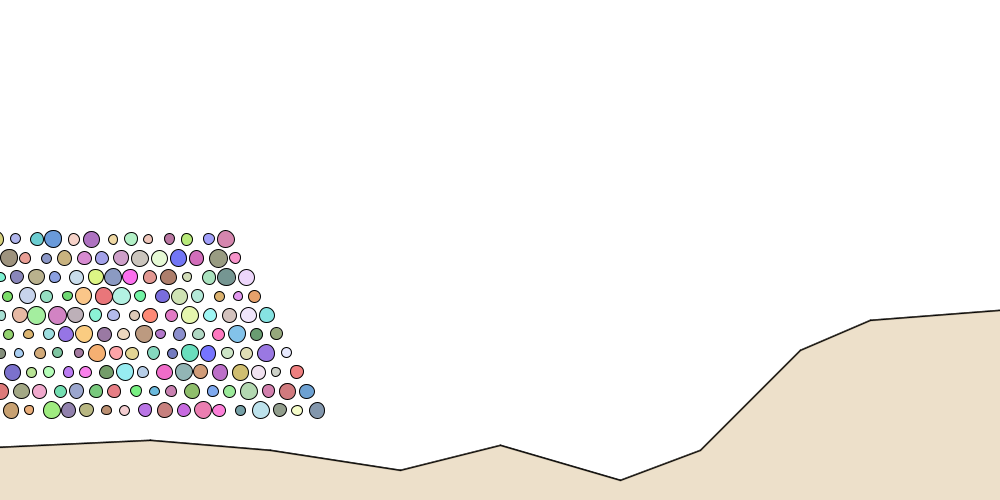
Frame 1 (no input)
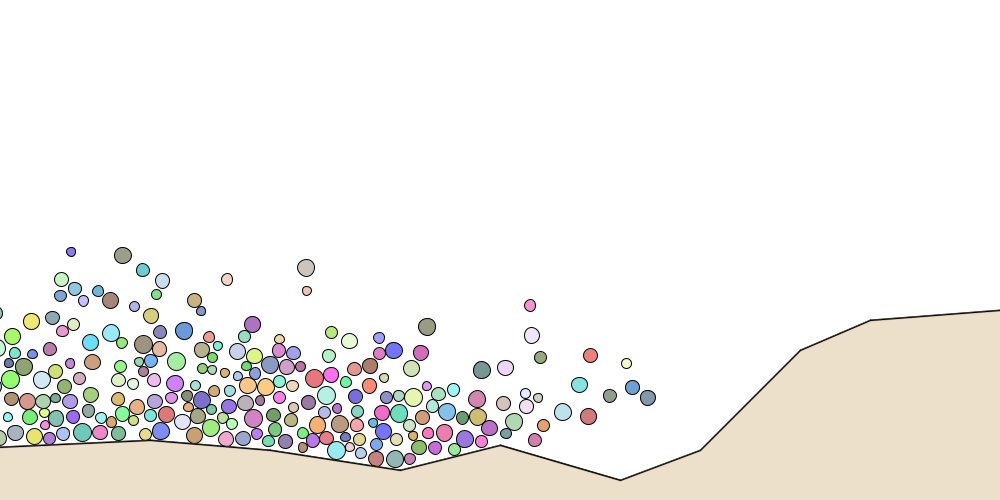
Frame 60 (the mouse pressed at the canvas centre just before this capture)
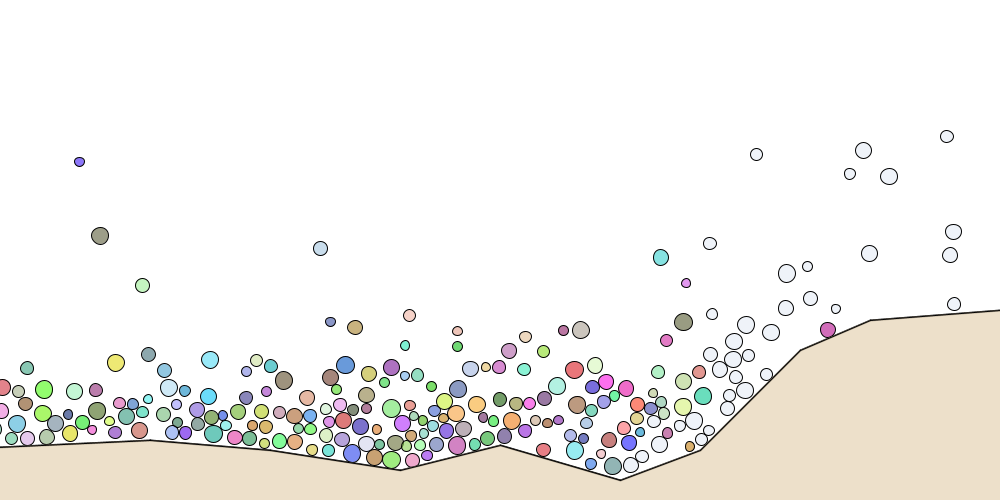
Frame 120 (the mouse held since frame 60 and released just before this capture)

The Processing sketch that drew these frames (run headless with seeded random() and noise(); from frame 60 on, the mouse is pressed at the canvas centre):

// Processing sketch: mySketch
// ── mySketch.pde
CollisionSystem CSystem;

void setup() {
  size(1000, 500);
  CSystem = new CollisionSystem();
}

void draw() {
  background(255);
  CSystem.run();
}
// ── Ball.pde
class Ball {
  float m;
  float d;
  PVector pos;
  PVector vel;
  PVector acc;

  PVector previousPos;
  color c;
  //추가: 동시 충돌일 때 extraTime 위치 조정시 한번만 위치 조정되도록 하기 위해
  boolean forSameCount;

  //180807 파도효과
  boolean whiteWave;

  Ball(float m_, PVector pos_, PVector vel_, color c_) {

    
    m = m_;
    d = m * 3;
    pos = pos_.get();
    vel = vel_.get();
    acc = new PVector();

    previousPos = PVector.sub(pos, vel);
    c = c_;
    //추가: 
    forSameCount = false;

    whiteWave = false;
  }

  void applyForce(PVector f) {
    acc.add(PVector.div(f, m));
  }

  void update() {
    previousPos = pos.get();
    vel.add(acc);
    pos.add(vel);
    acc.mult(0);
  }
  //180807
  void setWhiteColor() {
    c = color(227, 235, 245);
    whiteWave = true;
  }

  void display() {
    stroke(0);
    strokeWeight(1);
    fill(c, 150);
    ellipse(pos.x, pos.y, d, d);
  }

  boolean judgeCollision(Ball b) {
    float distance = PVector.dist(pos, b.pos);
    if (distance <= d/2 + b.d/2) {
      return true;
    } else {
      return false;
    }
  }
}
// ── CollisionSystem.pde
class CollisionSystem { 
  ArrayList<Object> objects;

  ArrayList<ArrayList<Object>> listCollisionTwoObjects;
  ArrayList<ArrayList<Object>> groupCollisionObjects;
  ArrayList<ArrayList<ArrayList<Object>>> finalGroup;

  //추가: 중력 적용
  PVector g;

  //추가: 충돌알고리즘의 반복 적용
  boolean repeat;
  float repeatThreshold;

  //180807 해변 땅 색칠하기
  ArrayList<PVector> ground;

  CollisionSystem() {
    g = new PVector(0, 0.1);

    //180807 해변 땅 색칠하기
    ground = new ArrayList<PVector>();

    initiateObject();

    listCollisionTwoObjects = new ArrayList<ArrayList<Object>>();
    groupCollisionObjects = new ArrayList<ArrayList<Object>>();
    finalGroup = new ArrayList<ArrayList<ArrayList<Object>>>();

    repeat = true;
    //충돌 개수가 repeatThreshold보다 작으면 충돌 알고리즘 반복을 마친다.
    repeatThreshold = 5;
  }

  void initiateObject() {
    objects = new ArrayList<Object>();
    //공 생성
    generateBalls1();
    generateLines();
  }

  void generateBalls1() {
    for (int i = 0; i < 28; i++) {
      for (int j = 0; j < 10; j++) {
        float mass = random(3, 6);
        color waterColor = color(random(255), random(255), random(255));
        objects.add(new Object(mass, new PVector(-200 - (10*j) +(19*i), height-90 - (19*j)), new PVector(random(1, 5), random(-0.3, 0.3)), waterColor));
      }
    }
  }

  void generateBalls2() {
    for (int i = 0; i < 23; i++) {
      for (int j = 0; j < 10; j++) {
        float mass = random(3, 6);
        color waterColor = color(random(255), random(255), random(255));
        objects.add(new Object(mass, new PVector(-500 - (10*j) + (19*i), height-130 - (19*j)), new PVector(random(2, 5), random(-0.7, 0.7)), waterColor));
      }
    }
  }
  
  void generateLines() {
    //선 생성
    objects.add(new Object(new PVector(-500, height-30), new PVector(150, height-60), 1));
    objects.add(new Object(new PVector(150, height-60), new PVector(270, height-50), 2));  
    objects.add(new Object(new PVector(270, height-50), new PVector(400, height-30), 3));
    objects.add(new Object(new PVector(400, height-30), new PVector(500, height-55), 4));
    objects.add(new Object(new PVector(500, height-55), new PVector(620, height-20), 5));
    objects.add(new Object(new PVector(620, height-20), new PVector(700, height-50), 6));
    objects.add(new Object(new PVector(700, height-50), new PVector(800, height/2+100), 7));
    objects.add(new Object(new PVector(800, height/2+100), new PVector(870, height/2+70), 8));
    objects.add(new Object(new PVector(870, height/2+70), new PVector(1000, height/2+60), 9));

    //180807 해변 땅 색칠하기
    ground.add(new PVector(-500, height-30));
    ground.add(new PVector(150, height-60));
    ground.add(new PVector(270, height-50));
    ground.add(new PVector(400, height-30));
    ground.add(new PVector(500, height-55));
    ground.add(new PVector(620, height-20));
    ground.add(new PVector(700, height-50));
    ground.add(new PVector(800, height/2+100));
    ground.add(new PVector(870, height/2+70));
    ground.add(new PVector(1000, height/2+60));
    ground.add(new PVector(1000, height));
    ground.add(new PVector(-500, height));
  }

  void run() {

    for (Object object : objects) {
      object.update(g);
    }

    collisionAlgorithm();

    for (Object object : objects) {
      object.display();
    }

    //180807 해변 땅 색칠하기
    groundDisplay();

    //180808
    //약 10초마다 새 파도를 만든다.
    if (frameCount % 620 == 0) {
      CSystem.generateBalls2();
    }    
    //180808
    //화면을 벗어나면 공을 삭제한다.
    CSystem.deleteOutBall();

  }

  //180807 해변 땅 색칠하기
  void groundDisplay() {
    fill(232, 216, 187, 200);
    beginShape();
    for (int i = 0; i < ground.size(); i++) {
      PVector groundPoint = ground.get(i);
      vertex(groundPoint.x, groundPoint.y);
    }
    endShape(CLOSE);
  }

  void collisionAlgorithm() {
    repeat = true;
    //추가: repeat이 true면 충돌알고리즘이 반복적으로 적용된다.
    while (repeat == true) {
      //충돌 그룹 생성
      generateCollisionSetBalls();

      //충돌 알고리즘 적용
      applyCollisionAlgorithm();

      //ArrayList 초기화
      clearArrayList();
    }
  }

  void generateCollisionSetBalls() {
    makeListCollisionTwoObjects();//ex) [1-4][2-5][3-8][4-7]
    makeGroupCollisionObjects();//ex) [1-4-7][2-5][3-8]
    makefinalGroup();//ex)GroupA:[1-4][4-7], GroupB:[2-5], GroupC:[3-8]
  }

  void makeListCollisionTwoObjects() {
    for (int i = 0; i < objects.size()-1; i++) {
      Object object1 = objects.get(i);

      for (int j = i+1; j < objects.size(); j++) {
        Object object2 = objects.get(j);

        if (object1.judgeCollision(object2)) {

          ArrayList<Object> collisionTwoObjects = new ArrayList<Object>();
          collisionTwoObjects.add(object1);
          collisionTwoObjects.add(object2);
          listCollisionTwoObjects.add(collisionTwoObjects);
        }
      }
    }

    //추가: repeatThreshold보다 작아지면 반복을 멈추고 다음 턴으로 넘어간다.
    if (listCollisionTwoObjects.size() < repeatThreshold) {
      repeat = false;
    } else {
      repeat = true;
    }
  }

  void makeGroupCollisionObjects() {
    groupCollisionObjects = (ArrayList<ArrayList<Object>>)listCollisionTwoObjects.clone();

    for (int i = groupCollisionObjects.size()-1; i > 0; i--) {
      ArrayList<Object> objects1 = (ArrayList<Object>)groupCollisionObjects.get(i).clone();
      for (int j = objects1.size()-1; j >= 0; j--) {
        Object o1 = objects1.get(j);

        for (int k = i - 1; k >= 0; k--) {
          ArrayList<Object> objects2 = groupCollisionObjects.get(k);
          for (int l = objects2.size()-1; l >= 0; l--) {
            Object o2 = objects2.get(l);
            if (o1 == o2) {
              objects1.remove(j);
              objects2.addAll(objects1);
              groupCollisionObjects.remove(i);
              l = 0;//루프에서 벗어나기 위해
              k = 0;
              j = 0;
            }
          }
        }
      }
    }
  }

  void makefinalGroup() {
    for (int i = 0; i < groupCollisionObjects.size(); i++) {

      ArrayList<ArrayList<Object>> groupCollisionTwoObjects = new ArrayList<ArrayList<Object>>();

      ArrayList<Object> objects1 = groupCollisionObjects.get(i);
      for (int j = 0; j < objects1.size(); j++) {
        Object o1 = objects1.get(j);

        for (int k = listCollisionTwoObjects.size()-1; k >= 0; k--) {
          ArrayList<Object> objects2 = listCollisionTwoObjects.get(k);
          if (objects2.contains(o1)) {
            groupCollisionTwoObjects.add(objects2);
            listCollisionTwoObjects.remove(k);
          }
        }
      }
      finalGroup.add(groupCollisionTwoObjects);
    }
  }

  void applyCollisionAlgorithm() {
    for (int i = 0; i < finalGroup.size(); i++) {
      ArrayList<ArrayList<Object>> groupCollisionTwoObjects = finalGroup.get(i);
      while (groupCollisionTwoObjects.size() > 0) {
        //FloatList timeForOnePointOfCollision = new FloatList();
        ArrayList<Time> timeForOnePointOfCollision = new ArrayList<Time>();

        for (int j = groupCollisionTwoObjects.size()-1; j >= 0; j--) {
          ArrayList<Object> collisionTwoObjects = groupCollisionTwoObjects.get(j);
          Object o1 = collisionTwoObjects.get(0);
          Object o2 = collisionTwoObjects.get(1);
          if (o1.judgeCollision(o2)) {

            Time time = calTimeForOnePointOfCollision(o1, o2);
            //추가: 
            //t값은 임의의 최소와 최대 사이로 설정한다.
            //여러 입자들의 충돌이 겹치다 보니 이 사이값 밖의 값이 계산될 수도 있다.
            //하지만 이런 경우는 t로 인한 변화가 너무 크다고 판단되어(잘못되면 선을 뚫고 지나간다)
            //충돌처리를 하지않고(리스트에서 제거) 다음 충돌 처리로 미루어
            //안정된 충돌 처리를 구현한다.
            //수많은 입자들이 충돌하므로 이런 미룸이 필요하다고 생각된다.
            if (time.t >= -6 && time.t <= 6) {
              timeForOnePointOfCollision.add(time);
            } else {
              groupCollisionTwoObjects.remove(j);
            }
          } else {
            groupCollisionTwoObjects.remove(j);
          }
        }

        if (!timeForOnePointOfCollision.isEmpty()) {
          // 위 for구문이 거꾸로기 때문에
          reverseArrayList(timeForOnePointOfCollision);          
          int indexOfTimeMin = getMinIndex(timeForOnePointOfCollision);

          Time tMin = timeForOnePointOfCollision.get(indexOfTimeMin);

          int sameCount = 0;
          sameCount = getSameCount(timeForOnePointOfCollision, tMin);

          if (sameCount > 0) {         
            setPosAndVelInSameTimeAlgorithm(timeForOnePointOfCollision, groupCollisionTwoObjects, tMin);
          } else {
            setPosAndVel(groupCollisionTwoObjects, indexOfTimeMin, tMin);
          }
        }
      }
    }
  }

  void setPosAndVelInSameTimeAlgorithm(ArrayList<Time> timeForOnePointOfCollision, ArrayList<ArrayList<Object>> groupCollisionTwoObjects, Time tMin) {
    for (int k = 0; k < timeForOnePointOfCollision.size(); k++) {
      Time tMin1 = timeForOnePointOfCollision.get(k);
      float difference = abs(tMin1.t - tMin.t);
      if (difference <= 0.0001) {
        Object o1 = groupCollisionTwoObjects.get(k).get(0);
        Object o2 = groupCollisionTwoObjects.get(k).get(1);
        setRePositionForOnePointOfCollision(o1, o2, tMin);
      }
    }
    for (int k = 0; k < timeForOnePointOfCollision.size(); k++) {
      Time tMin1 = timeForOnePointOfCollision.get(k);
      float difference = abs(tMin1.t - tMin.t);
      if (difference <= 0.0001) {
        Object o1 = groupCollisionTwoObjects.get(k).get(0);
        Object o2 = groupCollisionTwoObjects.get(k).get(1);
        setReVelocityAfterCollision(o1, o2, tMin);
      }
    }
    for (int k = 0; k < timeForOnePointOfCollision.size(); k++) {
      Time tMin1 = timeForOnePointOfCollision.get(k);
      float difference = abs(tMin1.t - tMin.t);
      if (difference <= 0.0001) {
        Object o1 = groupCollisionTwoObjects.get(k).get(0);
        Object o2 = groupCollisionTwoObjects.get(k).get(1);

        float extraTime = 1 - tMin.t;
        setRePositionForExtraTime(o1, o2, extraTime);

        //추가: extraTime에 의한 위치재조정이 한번씩만 일어나도록 하기 위해
        if (o1.character == 'b') o1.ball.forSameCount = true;
        if (o2.character == 'b') o2.ball.forSameCount = true;
      }
    }

    //추가: true로 설정했던 forSameCount를 모두 false로 초기화
    for (int k = 0; k < timeForOnePointOfCollision.size(); k++) {
      Time tMin1 = timeForOnePointOfCollision.get(k);
      float difference = abs(tMin1.t - tMin.t);
      if (difference <= 0.0001) {
        Object o1 = groupCollisionTwoObjects.get(k).get(0);
        Object o2 = groupCollisionTwoObjects.get(k).get(1);
        //180802
        if (o1.character == 'b') o1.ball.forSameCount = false;
        if (o2.character == 'b') o2.ball.forSameCount = false;
      }
    }

    for (int k = timeForOnePointOfCollision.size()-1; k >= 0; k--) {
      Time tMin1 = timeForOnePointOfCollision.get(k);
      float difference = abs(tMin1.t - tMin.t);
      if (difference <= 0.0001) {
        groupCollisionTwoObjects.remove(k);
        timeForOnePointOfCollision.remove(k);
      }
    }
  } 

  void setPosAndVel(ArrayList<ArrayList<Object>> groupCollisionTwoObjects, int indexOfTimeMin, Time tMin) {

    Object o1 = groupCollisionTwoObjects.get(indexOfTimeMin).get(0);
    Object o2 = groupCollisionTwoObjects.get(indexOfTimeMin).get(1);
    setRePositionForOnePointOfCollision(o1, o2, tMin);
    setReVelocityAfterCollision(o1, o2, tMin);
    float extraTime = 1 - tMin.t;

    setRePositionForExtraTime(o1, o2, extraTime);
    groupCollisionTwoObjects.remove(indexOfTimeMin);
  }

  void reverseArrayList(ArrayList<Time> times) {
    for (int i = times.size()-2; i >= 0; i--) {
      Time time = times.get(i);
      times.add(time);
      times.remove(i);
    }
  }

  int getMinIndex(ArrayList<Time> times) {
    float minTime = 100000.0;
    int minIndex = 0;

    for (int i = 0; i < times.size(); i++) {
      float t = times.get(i).t;

      if (t < minTime) {
        minTime = t;
        minIndex = i;
      }
    }   
    return minIndex;
  }

  int getSameCount(ArrayList<Time> times, Time tMin) {
    int sameCount = -1;
    for (int i = 0; i < times.size(); i++) {
      float t = times.get(i).t;
      float difference = abs(t - tMin.t);
      if (difference <= 0.0001) {
        sameCount++;
      }
    }
    return sameCount;
  }

  Time calTimeForOnePointOfCollision(Object o1, Object o2) {

    Time time = new Time();
    float t;
    if (o1.character == 'b' && o2.character == 'b') {
      float a = ((o1.ball.vel.x - o2.ball.vel.x) * (o1.ball.vel.x - o2.ball.vel.x)) + ((o1.ball.vel.y - o2.ball.vel.y) * (o1.ball.vel.y - o2.ball.vel.y));
      float b = ((o1.ball.previousPos.x - o2.ball.previousPos.x) * (o1.ball.vel.x - o2.ball.vel.x)) + ((o1.ball.previousPos.y - o2.ball.previousPos.y) * (o1.ball.vel.y - o2.ball.vel.y));
      float c = ((o1.ball.previousPos.x - o2.ball.previousPos.x) * (o1.ball.previousPos.x - o2.ball.previousPos.x)) + ((o1.ball.previousPos.y - o2.ball.previousPos.y) * (o1.ball.previousPos.y - o2.ball.previousPos.y)) - ((o1.ball.d/2 + o2.ball.d/2) * (o1.ball.d/2 + o2.ball.d/2));

      float t1 = (-1 * b + sqrt(b*b - a*c))/a;
      float t2 = (-1 * b - sqrt(b*b - a*c))/a;

      if ((t1 >= -0.001) && (t1 <= 1)) {
        if ((t2 >= -0.001) && (t2 <= 1)) {
          if (t1 > t2) t = t2;
          else if (t1 < t2) t = t1;
          else t = t1;
        } else {
          t = t1;
        }
      } else if ((t2 >= -0.001) && (t2 <= 1)) {
        t = t2;
      } else {
        float abst1 = abs(t1);
        float abst2 = abs(t2);
        if (abst1 < abst2) {
          t = t1;
        } else {
          t = t2;
        }
      }
    } else if (o1.character == 'b' && o2.character == 'l') {

      float[] ts = new float[3];
      ts[0] = calTimeLine(o1, o2);
      ts[1] = calTimePoint(o1, 1, o2);//시작점
      ts[2] = calTimePoint(o1, 2, o2);//끝점

      float[] absTs = new float[3];
      absTs[0] = abs(ts[0]);
      absTs[1] = abs(ts[1]);
      absTs[2] = abs(ts[2]);

      t = 1000;
      int index = 0;
      for (int i = 0; i < absTs.length; i++) {
        if (absTs[i] < t) {
          t = absTs[i];
          index = i;
        }
      }
      //추가: 180807
      // 1. 가장 절대값 작은 것이 0보다 크거나 같으면 선택완료
      // 2. 가장 절대값 작은 것이 0보다 작으면
      //   (1) 0<=t<=1인 Index 찾는다. 그것을 선택
      //   (2) 그런 값이 없으면 아까 구한 가장 절대값 작은 것 선택
      // 셋 중 하나는 t값이 1000이다)
      if (ts[index] >= 0) {
        //그대로
      } else {
        if (ts[(index+1)%3] >= 0 && ts[(index+1)%3] <= 1) {
          index = (index+1)%3;
        } else if (ts[(index+2)%3] >= 0 && ts[(index+2)%3] <= 1) {
          index = (index+2)%3;
        } else {
          //그대로
        }
      }
      t = ts[index];
      time.c = index;
    } else if (o1.character == 'l' && o2.character == 'b') {
      t = 1000;
      float[] ts = new float[3];
      ts[0] = calTimeLine(o2, o1);
      ts[1] = calTimePoint(o2, 1, o1);//시작점
      ts[2] = calTimePoint(o2, 2, o1);//끝점

      float[] absTs = new float[3];
      absTs[0] = abs(ts[0]);
      absTs[1] = abs(ts[1]);
      absTs[2] = abs(ts[2]);
      int index = 0;
      for (int i = 0; i < absTs.length; i++) {
        if (absTs[i] < t) {
          t = absTs[i];
          index = i;
        }
      }
      //추가: 
      if (ts[index] >= 0) {
        //그대로
      } else {
        if (ts[(index+1)%3] >= 0 && ts[(index+1)%3] <= 1) {
          index = (index+1)%3;
        } else if (ts[(index+2)%3] >= 0 && ts[(index+2)%3] <= 1) {
          index = (index+2)%3;
        } else {
          //그대로
        }
      }

      t = ts[index];
      time.c = index;
    } else { //if(o1.character == 'l' && o2.character == 'l')
      //추가: 
      t = 10000;
    }
    time.t = t;
    return time;
  }

  //충돌 직전 공에서 선위의 한점 충돌까지의 시간 계산(선)
  float calTimeLine(Object o1, Object o2) {
    PVector se = PVector.sub(o1.ball.pos, o1.ball.previousPos);
    float a = se.dot(o2.line.l.normalUnit);
    PVector fromLineStartToBallPrePos = PVector.sub(o1.ball.previousPos, o2.line.start);
    float b = 0;

    //한점 충돌 위치는 선의 양쪽에 존재한다. 그 중 이전 공의 위치가 있는 곳을 한점 충돌 위치로 선택한다.
    float r = 0;
    float h = fromLineStartToBallPrePos.dot(o2.line.l.normalUnit);
    if (h > 0) {
      r = o1.ball.d/2;
    } else if (h < 0) {
      r = -1 * o1.ball.d/2;
    } else {
      r = 0;
    }
    b = r - h;
    return b/a;
  }

  float calTimePoint(Object o1, int SOrE, Object o2) {
    float a = o1.ball.vel.magSq();
    float b = 0.0;
    float c = 0.0;
    if (SOrE == 1) {
      b = -1 * ((o2.line.pS.pos.x - o1.ball.previousPos.x) * (o1.ball.vel.x) + (o2.line.pS.pos.y - o1.ball.previousPos.y) * (o1.ball.vel.y));
      c = PVector.sub(o2.line.pS.pos, o1.ball.previousPos).magSq() - (o1.ball.d/2 * o1.ball.d/2);
    } else if (SOrE == 2) {
      b = -1 * ((o2.line.pE.pos.x - o1.ball.previousPos.x) * (o1.ball.vel.x) + (o2.line.pE.pos.y - o1.ball.previousPos.y) * (o1.ball.vel.y));
      c = PVector.sub(o2.line.pE.pos, o1.ball.previousPos).magSq() - (o1.ball.d/2 * o1.ball.d/2);
    } else {
    }

    float t1 = (-1 * b + sqrt(b*b - a*c))/a;
    float t2 = (-1 * b - sqrt(b*b - a*c))/a;

    float t = 0;
    if ((t1 >= -0.001) && (t1 <= 1)) {
      if ((t2 >= -0.001) && (t2 <= 1)) {
        if (t1 > t2) t = t2;
        else if (t1 < t2) t = t1;
        else t = t1;
      } else {
        t = t1;
      }
    } else if ((t2 >= -0.001) && (t2 <= 1)) {
      t = t2;
    } else {
      //추가: point와의 충돌이 아니면 t값에 큰 임의의 값을 주어 충돌이 아님을 알린다.
      t = 10000;
    }
    return t;
  }

  void setRePositionForOnePointOfCollision(Object o1, Object o2, Time tMin) {
    if (o1.character == 'b') {
      o1.ball.pos = PVector.add(o1.ball.previousPos, PVector.mult(o1.ball.vel, tMin.t));
    }
    if (o2.character == 'b') {
      o2.ball.pos = PVector.add(o2.ball.previousPos, PVector.mult(o2.ball.vel, tMin.t));
    }
  }

  void setReVelocityAfterCollision(Object o1, Object o2, Time tMin) {

    if (o1.character == 'b' && o2.character == 'b') {
      //180807 파도효과
      if (o1.ball.whiteWave == true && o2.ball.pos.x > 700) {
        o2.ball.setWhiteColor();
      }
      if (o2.ball.whiteWave == true && o1.ball.pos.x > 700) {
        o1.ball.setWhiteColor();
      }

      PVector dir = PVector.sub(o2.ball.pos, o1.ball.pos);
      dir.normalize();

      PVector normal1 = PVector.mult(dir, o1.ball.vel.dot(dir));
      PVector tangent1 = PVector.sub(o1.ball.vel, normal1);
      PVector normal2 = PVector.mult(dir, o2.ball.vel.dot(dir));
      PVector tangent2 = PVector.sub(o2.ball.vel, normal2);
      
      //180809 질량이 다른 두 공의 충돌 후 속도 계산
      float a = (o1.ball.m - o2.ball.m)/(o1.ball.m + o2.ball.m);
      float b = (2 * o2.ball.m)/(o1.ball.m + o2.ball.m);
      float c = (2 * o1.ball.m)/(o1.ball.m + o2.ball.m);
      float d = (o2.ball.m - o1.ball.m)/(o1.ball.m + o2.ball.m);

      PVector vi1 = PVector.mult(normal1, a); 
      PVector vi2 = PVector.mult(normal2, b);
      PVector vf1 = PVector.add(vi1, vi2);
      vi1 = PVector.mult(normal1, c); 
      vi2 = PVector.mult(normal2, d); 
      PVector vf2 = PVector.add(vi1, vi2);

      //processingjs
      vf1.add(tangent1);
      o1.ball.vel = vf1.get();
      vf2.add(tangent2);
      o2.ball.vel = vf2.get();
    } else if (o1.character == 'b' && o2.character == 'l') {

      //180807 파도효과
      if (o2.line.lineindex >= 6) {
        o1.ball.setWhiteColor();
      }

      //선과의 충돌이었으면
      if (tMin.c == 0) {

        float n = -1 * o1.ball.vel.dot(o2.line.l.normalUnit);
        PVector normalVel = PVector.mult(o2.line.l.normalUnit, n);
        PVector dampingNormalVel = PVector.mult(normalVel, 0.8);//추가: 선과 충돌하면 선의 normal 방향의 속도를 20% 감소시킨다
        normalVel.add(dampingNormalVel);//damping
        //processingjs
        normalVel.add(o1.ball.vel);
        o1.ball.vel = normalVel.get();
      } 
      //점과의 충돌이었으면
      else if (tMin.c == 1 || tMin.c == 2) {

        PVector dir;
        if (tMin.c == 1) {
          dir = PVector.sub(o2.line.pS.pos, o1.ball.pos);
        } else {
          dir = PVector.sub(o2.line.pE.pos, o1.ball.pos);
        }
        dir.normalize();

        PVector normal = PVector.mult(dir, o1.ball.vel.dot(dir));
        PVector tangent = PVector.sub(o1.ball.vel, normal);

        normal.mult(-1);
        normal.mult(0.8);//추가: 점과 충돌하면 점의 normal 방향의의 직각 방향의 속도를 20% 감소시킨다
        //processingjs
        normal.add(tangent);
        o1.ball.vel = normal.get();
      }
    } else if (o1.character == 'l' && o2.character == 'b') {
      //180807 파도효과
      if (o1.line.lineindex >= 6) {
        o2.ball.setWhiteColor();
      }

      //선과의 충돌이었으면
      if (tMin.c == 0) {

        float n = -1 * o2.ball.vel.dot(o1.line.l.normalUnit);
        PVector normalVel = PVector.mult(o1.line.l.normalUnit, n);
        PVector dampingNormalVel = PVector.mult(normalVel, 0.8);//추가: 선과 충돌하면 선의 normal 방향의 속도를 20% 감소시킨다
        normalVel.add(dampingNormalVel);//damping
        //processingjs
        normalVel.add(o2.ball.vel);
        o2.ball.vel = normalVel.get();
      } 
      //점과의 충돌이었으면
      else if (tMin.c == 1 || tMin.c == 2) {

        PVector dir;
        if (tMin.c == 1) {
          dir = PVector.sub(o1.line.pS.pos, o2.ball.pos);
        } else {
          dir = PVector.sub(o1.line.pE.pos, o2.ball.pos);
        }
        dir.normalize();

        PVector normal = PVector.mult(dir, o2.ball.vel.dot(dir));
        PVector tangent = PVector.sub(o2.ball.vel, normal);

        normal.mult(-1);
        normal.mult(0.8);//추가: 점과 충돌하면 점의 normal 방향의의 직각 방향의 속도를 20% 감소시킨다
        //processingjs
        normal.add(tangent);
        o2.ball.vel = normal.get();
      }
    } else {
    }
  }

  void setRePositionForExtraTime(Object o1, Object o2, float extraTime) {

    if (o1.character == 'b') {
      //추가: 동시 충돌일 때 반복 적용되지 않도록
      if (o1.ball.forSameCount == false) {
        o1.ball.pos.add(PVector.mult(o1.ball.vel, extraTime));
        //마치 이 위치에서 온것처럼 다룬다.  
        o1.ball.previousPos = PVector.sub(o1.ball.pos, o1.ball.vel);
      }
    }
    if (o2.character == 'b') {
      //추가: 동시 충돌일 때 반복 적용되지 않도록
      if (o2.ball.forSameCount == false) {
        o2.ball.pos.add(PVector.mult(o2.ball.vel, extraTime));
        //마치 이 위치에서 온것처럼 다룬다.    
        o2.ball.previousPos = PVector.sub(o2.ball.pos, o2.ball.vel);
      }
    }
  }

  void clearArrayList() {
    listCollisionTwoObjects.clear();
    groupCollisionObjects.clear();
    finalGroup.clear();
  }

  //180808
  void deleteOutBall() {
    for (int i = objects.size()-1; i >= 0; i--) {
      Object object = objects.get(i);
      if (object.character == 'b') {
        if ((object.ball.pos.x < -550) || (object.ball.pos.x > width + 100)) {
          objects.remove(i);
        }
      }
    }
  }
}
// ── Line.pde
class Line {
  PVector start;
  PVector end;
  //선의 시작점에서 끝점으로 가는 벡터입니다.
  PVector se;
  //벡터 se를 단위벡터화한 후 반시계방향으로 90도 회전해 선에 직각인 단위벡터를 만듭니다.
  PVector normalUnit;
  
  Line(PVector s, PVector e) {
    start = s;
    end = e;
    se = PVector.sub(end, start);
    normalUnit = makeNormalUnit(se);   
  }
  
  PVector makeNormalUnit(PVector se) {
    PVector nu = se.get();
    nu.normalize();
    nu.rotate(-PI/2);
    return nu;
  }
  
  void display() {
    stroke(0);
    strokeWeight(2);
    line(start.x, start.y, end.x, end.y);
  }
}
// ── Object.pde
class Object {
  char character;
  Ball ball;
  PLineP line;

  Object(float d, PVector pos, PVector vel, color c) {
    character = 'b';
    ball = new Ball(d, pos, vel, c);
  }

  Object(PVector s, PVector e, int li) {
    character = 'l';
    line = new PLineP(s, e, li);
  }

  void display() {
    if (character == 'b') {
      ball.display();
    } else if (character == 'l') {
      line.display();
    }
  }

  void update(PVector g) {
    if (character == 'b') {
      ball.applyForce(PVector.mult(g, ball.m));
      ball.update();
    }
  }
  
  boolean judgeCollision(Object object2) {    
    if (character == 'b' && object2.character == 'b') {
      return ball.judgeCollision(object2.ball);
    } else if (character == 'b' && object2.character == 'l') {
      return object2.line.judgeCollision(ball);
    } else if (character == 'l' && object2.character == 'b') {
      return line.judgeCollision(object2.ball);
    } else { //if (character == 'l' && object2.character == 'l') 선과 선은 충돌처리를 하지 않는다.
      return false;
    }
  }
}
// ── PLineP.pde
class PLineP {
  Point pS;
  Point pE;
  Line l;

  int lineindex;
  PVector start;
  PVector end;

  PLineP(PVector s, PVector e, int lineindex_) {
    start = s.get();
    end = e.get();

    l = new Line(start, end);
    pS = new Point(start);
    pE = new Point(end);
    lineindex = lineindex_;
  }

  void display() {
    l.display();
    pS.display();
    pE.display();
  }

  boolean judgeCollision(Ball ball) {
    if (preCollision(ball)) {
      
      boolean JudgeCollisionLinePoint = false;

      //선과 충돌했는가?
      float a = l.se.magSq();
      PVector cs = PVector.sub(start, ball.pos);
      float b = l.se.x * cs.x + l.se.y * cs.y;
      float c = cs.magSq() - (ball.d/2 * ball.d/2);
      float t1 = (-b + sqrt(b*b - a*c))/a;
      float t2 = (-b - sqrt(b*b - a*c))/a;

      //t가 0과 1 사이값이면 선분과 만난 것이 되므로 충돌, 아니면 충돌 아님
      if ((t1 >= 0 && t1 <= 1) || (t2 >= 0 && t2 <= 1)) {
        JudgeCollisionLinePoint = true;
        return JudgeCollisionLinePoint;
      } else {
        JudgeCollisionLinePoint = false;
      }

      //점과 충돌했는가
      float distanceS = PVector.dist(pS.pos, ball.pos);
      float distanceE = PVector.dist(pE.pos, ball.pos);

      //S점과 충돌하면
      if (distanceS <= ball.d/2) {
        JudgeCollisionLinePoint = true;
        return JudgeCollisionLinePoint;
      } 
      //E점과 충돌하면
      else if (distanceE <= ball.d/2) {
        JudgeCollisionLinePoint = true;
        return JudgeCollisionLinePoint;
      } 
      //점과 충돌하지 않았으면 0
      else {
        JudgeCollisionLinePoint = false;
      }
      return JudgeCollisionLinePoint;
    } else {
      return false;
    }
  }

  //확실한 충돌판단 이전에 충돌가능성 여부 판단 - 미리 체로 걸러내는 것과 비슷합니다.
  boolean preCollision(Ball ball) {
    PVector sc = PVector.sub(ball.pos, start);
    float distBallCenterAndLine = abs(sc.dot(l.normalUnit));
    if (distBallCenterAndLine <= ball.d/2) {
      return true;
    } else {
      return false;
    }
  }
}
// ── Point.pde
class Point {

  PVector pos;

  Point(PVector pos_) {
    pos = pos_.get();
  }

  void display() {
    stroke(0);
    strokeWeight(1);
    point(pos.x, pos.y);
  }
}
// ── Time.pde
class Time {
  float t;  
  //공과 선의 충돌일 때 필요한 변수
  int c;//선과의 충돌이면 0, 시작점과 충돌이면 1, 끝점과 충돌이면 2
  Time() {
    t = 0;
    c = 0;
  }
}
